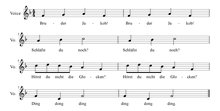
%> input picture notenerk/BJ.png, 220 x 111 px, shrunk from 618 x 313 before the run
$ octave test.m   (GNU Octave 9; MATLAB toolbox functions it lacks are replaced by stand-ins)
%> lines starting %> are read from the running program, lines starting %| are printed output that depends on the picture; in (x1, y1, x2, y2) boxes, pixels count from 0 and x2, y2 are one past the last pixel; in counts of white or black regions, pixels touching at a corner belong together; the program's own positions count from 1
### notenerk/blackwhite.m
function M=blackwhite(file,b=.95)
%> called with file = 'BJ.png', b = 0.95


f=imread(file);
%> f is the input picture: size 111x220x3 uint8; min 0, max 255, mean 243.1
if length(size(f))==3
    f=sum(f,3)/(3*257);
%> f: size 111x220 double
end

if sum(sum(f>1.1)>0)
    f=f/257;
end


M=false(size(f));
M(f>b)=true;
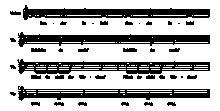
%> M: size 111x220 logical; 71.3% white; 46 black regions (18 under 20 px), largest, box (x1, y1, x2, y2) and area: (18, 32, 210, 47) 1583, (23, 5, 210, 20) 1549, (17, 59, 210, 74) 1511


### notenerk/findLines.m
function [N, anz]=findLines(M)
%Finde waagerechte Linien, indem mindestens p der Pixel in der Zeile schwarz sind.
[m,n]=size(M);
%> m = 111; n = 220
p=0.5;

l=(sum(M,2)<(1-p)*n);
%> l = 111 logical values, 29 true
l2=(1:m)(l);
%> l2 = 29 values from 10 to 98
l3=zeros(0,2);

anz=0;
if(length(l2)>0)
    l3(1,:)=[l2(1),l2(1)];
    anz=1;
    i=2;
    while (i<=length(l2))
       if l2(i)-1==l3(anz,2)
             l3(anz,2)=l2(i);
       else
            anz+=1;
            l3(anz,:)=[l2(i),l2(i)];
       end
       i=i+1;
     end
%> after the loop, l3 = [10 15; 17 18; 36 42; 44 44; 63 65; 67 67; 69 69; 71 71; 90 90; 92 92; 94 98]
end

%keine Lücken von größer als 1 Pixel, Ende müssen wenigstens 3 Pixel sein

L=zeros(anz,4);
L(:,1:2)=l3;


a1=3;
a2=2;


for i=1:anz
    A=0;
    B=0;
    for a=1:n
        for b=n:-1:a+max([B-A,a1,a2*2,])
            c=sum(M(l3(i,1):l3(i,2),a:b)==0,1)>0;

           % [6 lines of commented-out code are left out]


            isline=(sum([c(1:3),c(end-2:end)])==6);
            if(isline)
                for j=3:b-a-1
                   if( sum(c(j-2:j+2))<4)
                        isline=false;
                        break;
                   end
                end
            end

            if(isline)
               if B-A<b-a
                    A=a;
                   B=b;
                end
            end

        end
    end
    L(i,3)=A;
    L(i,4)=B;
end
%> this loop made 11 passes
%> after the loop, L = 11 rows, first 8: [10 15 24 210; 17 18 24 210; 36 42 19 210; 44 44 19 210; 63 65 19 210; 67 67 19 210; 69 69 20 210; 71 71 19 210]

L;
N=zeros(size(M));
for i=1:anz
    N(L(i,1):L(i,2),L(i,3):L(i,4))=i+1;
end
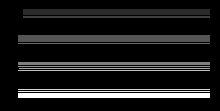
%> N: size 111x220 double; min 0, max 12, mean 1.36; drawn with min black and max white
N(M==1)=1;
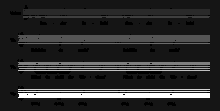
%> N: size 111x220 double; min 0, max 12, mean 2.06; drawn with min black and max white

### notenerk/components.m
function N=components(M)
%components findet alle zusammenhängenden Komponenten

    lzahl=max(max(M));
    zahl=max(lzahl+1,2);
    [m,n]=size(M);

    start=find(M==0,1);
    f=false(m,n);       %häufig genutzt;
    while(length(start)>0)


        neu=f;
        neu(start)=true;
        neul=f;
        alt=f;
        make=f;
        while(sum(sum(neu+neul))>0)
            x=Mindex(find(neu)',m,n);
            y=Mindex(find(neul)',m,n);
            make(find(neu))=true;
            alt(neu)=true;
            alt(neul)=true;
            neu=f;
            neul=f;
            for i=1:size(x,1);
                v=max(x(i,1)-1,1):min(x(i,1)+1,m);
                w=max(x(i,2)-1,1):min(x(i,2)+1,n);
                for l=1:length(v)
                    for k=1:length(w)
                        a=M(v(l),w(k));
                        if(a==1||alt(v(l),w(k)))

                        elseif(a==0)
                            neu(v(l),w(k))=true;
                        else
                            neul(v(l),w(k))=true;
                        end
                    end
                end
            end

            for i=1:size(y,1);
                v=max(y(i,1)-1,1):min(y(i,1)+1,m);
                w=y(i,2);
                for l=1:length(v)
                    for k=1:length(w)
                        a=M(v(l),w(k));
                        if(a==1||alt(v(l),w(k)))
                            break;
                        elseif(a==0)
                            neu(v(l),w(k))=true;
                        else
                            neul(v(l),w(k))=true;
                        end
                    end
                end
            end

        end


       M(make)=zahl;
       start=find(M==0,1);
       zahl+=1;
    end
    N=M;

### notenerk/colmap4M.m
function c=colmap4M(M,anz)
c=[1,1,1];
c(2:anz+1,:)=0;
k=max(max(M));
c(anz+2:k,:)=rand(k-anz-1,3)/(3/2)+1/3;

### notenerk/test.m
%Lade das Bild und mach es schwarzweiß (Matrix 0,1)
M=blackwhite('BJ.png');
%finde alle Notenlinien %(Matrix(0,1,...,anz wobei >1 Notenlinien))
[N,anz]=findLines(M);
%> anz = 11
%finde alle zusammenhängenden Komponenten (1,...,anz,... >anz Komponente)
R=components(N);
%> in components, `lzahl=max(max(M));`: lzahl = 12
%> in components, `zahl=max(lzahl+1,2);`: zahl = 13
%> in components, `start=find(M==0,1);`: start = 1122
%> the loop in components, `while(length(start)>0)` made 110 passes
%> start on passes 1 to 12: 1149, 1176, 1203, 1948, 2032, 2085, 2152, 2569, 2929, 3457, 3490, 3517
%> after the loop in components, `while(length(start)>0)`:
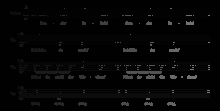
%> M: size 111x220 double; 6.32% of pixels changed, all inside (x1, y1, x2, y2) = (10, 5, 210, 106)
%> after the loop in components, `while(length(start)>0)`:
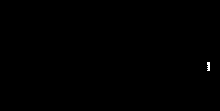
%> alt: size 111x220 logical; 0.1% white in thin lines or dots, all inside (x1, y1, x2, y2) = (207, 62, 210, 71)
%> after the loop in components, `while(length(start)>0)`: make: size 111x220 logical; 0.02% white in thin lines or dots, all inside (x1, y1, x2, y2) = (208, 65, 210, 70)
%> after the loop in components, `while(length(start)>0)`: neu: size 111x220 logical; every value is 0
%> after the loop in components, `while(length(start)>0)`: zahl = 123

imshow(R,colormap(colmap4M(R,anz)))
%> in colmap4M, `k=max(max(M));`: k = 122
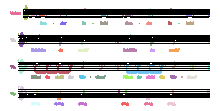
%> displayed picture: size 111x220x3, on the screen's scale of 0 to 255; mean R, G, B 193.2, 192, 192.6
% [11 lines of commented-out code are left out]
